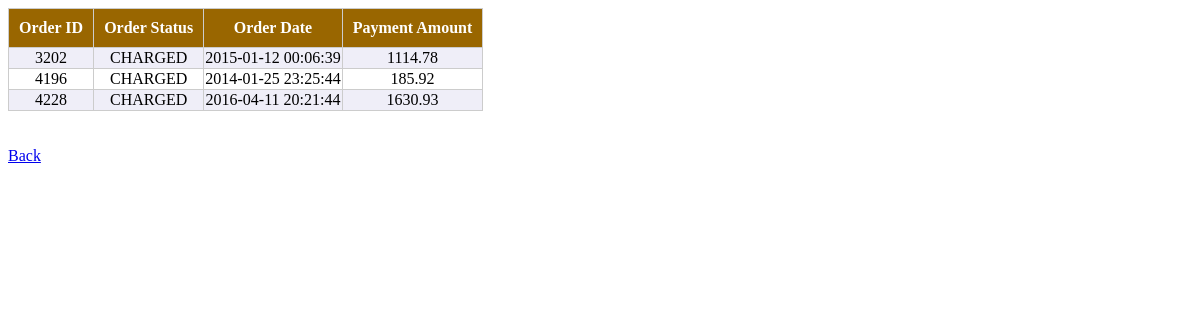
The app's page /php/OrderSearchDB.php (signed in) with its own data.
### tables this page shows
CREATE TABLE `order` (
  `OrderId` int(11) NOT NULL AUTO_INCREMENT,
  `OrderStatus` varchar(20) NOT NULL,
  `OrderDate` datetime NOT NULL,
  `CustomerId` int(11) NOT NULL,
  `AddressableContactId` int(11) NOT NULL,
  `PaymentId` int(11) NOT NULL,
  PRIMARY KEY (`OrderId`),
  KEY `ORDER_CUSTOMER_CustomerId_fk` (`CustomerId`),
  KEY `ORDER_ADDRESSABLECONTACT_AddressableContactId_fk` (`AddressableContactId`),
  KEY `ORDER_PAYMENT_PaymentId_fk` (`PaymentId`),
  CONSTRAINT `ORDER_ADDRESSABLECONTACT_AddressableContactId_fk` FOREIGN KEY (`AddressableContactId`) REFERENCES `addressablecontact` (`AddressableContactId`),
  CONSTRAINT `ORDER_CUSTOMER_CustomerId_fk` FOREIGN KEY (`CustomerId`) REFERENCES `customer` (`CustomerId`),
  CONSTRAINT `ORDER_PAYMENT_PaymentId_fk` FOREIGN KEY (`PaymentId`) REFERENCES `payment` (`PaymentId`)
);

CREATE TABLE `payment` (
  `PaymentId` int(11) NOT NULL AUTO_INCREMENT,
  `AuthCode` varchar(100) NOT NULL,
  `AddressableContactId` int(11) NOT NULL,
  `CustomerId` int(11) NOT NULL,
  `PaymentAmount` decimal(10,2) NOT NULL,
  PRIMARY KEY (`PaymentId`),
  KEY `PAYMENT_ADDRESSABLECONTACT_AddressableContactId_fk` (`AddressableContactId`),
  KEY `PAYMENT_CUSTOMER_CustomerId_fk` (`CustomerId`),
  CONSTRAINT `PAYMENT_ADDRESSABLECONTACT_AddressableContactId_fk` FOREIGN KEY (`AddressableContactId`) REFERENCES `addressablecontact` (`AddressableContactId`),
  CONSTRAINT `PAYMENT_CUSTOMER_CustomerId_fk` FOREIGN KEY (`CustomerId`) REFERENCES `customer` (`CustomerId`)
);

### php/OrderSearchDB.php (the view, shortened to what this page needs)
<!DOCTYPE html>
<html>
<head>
</head>
<body>
	<table class=search-results>
	<?php
		require_once 'functions.php';
		$userName= $_SESSION['UserName'];
		try {
			$dbh = getDbConnection();
		} catch (PDOException $ex) {
			printf("Connect failed: %s\n", $ex->getMessage());
			exit();
		}
		$prepStmtSql = "SELECT
							B.OrderId, B.OrderStatus, B.OrderDate, C.PaymentAmount
						FROM
							CUSTOMER A, `ORDER` B, PAYMENT C
						WHERE
							A.UserName = :userName AND
							A.CustomerId = B.CustomerId AND
							B.PaymentId = C.PaymentId";
		$statement = $dbh->prepare($prepStmtSql);
		$statement->execute(['userName' => $userName]);
		$rows = $statement->fetchAll();
		if (count($rows) == 0)
		{
			echo "<tr>";
			echo "<td><strong>No orders found for the User Name: ".$userName."</strong></td>";
			echo "</tr>";
		}
		else
		{
	?>
		<tr>
			<th>Order ID</th>
			<th>Order Status</th>
			<th>Order Date</th>
			<th>Payment Amount</th>
		</tr>
	<?php
			foreach ($rows as $row) {
				printf(
						"<tr>
							<td>%s</td>
							<td>%s</td>
							<td>%s</td>
							<td>%s</td>
						</tr>\n",
						htmlspecialchars($row["OrderId"]),
						htmlspecialchars($row["OrderStatus"]),
						htmlspecialchars($row["OrderDate"]),
						htmlspecialchars($row["PaymentAmount"])
					);
			}
		}
	?>
	</table>
	<br><br>
	<a href="Index.html">Back</a>
</body>
</html>

### php/OrderSearchDB.php (style rules this page uses)
.search-results { border: 1px solid #ccc; border-collapse: collapse; }
.search-results td, .search-results th { border: 1px solid #ccc; text-align: center; max-width: 350px; }
tr:nth-child(even) { background-color: #efeef8 }
tr { padding: 3px; }
th { background-color: #996600; color: white; padding: 10px; }

### records on screen
order: OrderId "3202", OrderStatus "CHARGED", OrderDate "2015-01-12 00:06:39", PaymentId.PaymentAmount "1114.78"
order: OrderId "4196", OrderStatus "CHARGED", OrderDate "2014-01-25 23:25:44", PaymentId.PaymentAmount "185.92"
order: OrderId "4228", OrderStatus "CHARGED", OrderDate "2016-04-11 20:21:44", PaymentId.PaymentAmount "1630.93"
